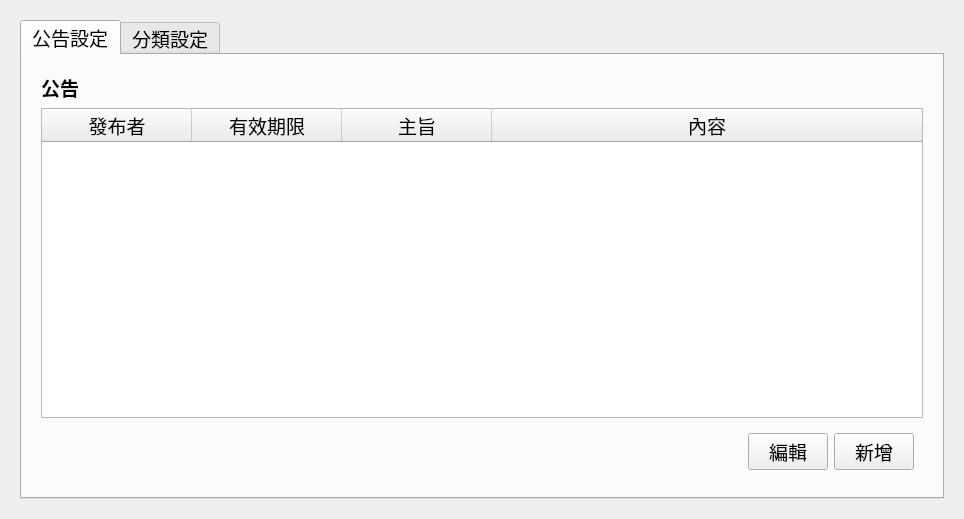
<?xml version="1.0" encoding="UTF-8"?>
<ui version="4.0">
 <class>LayerSysSetting</class>
 <widget class="QWidget" name="LayerSysSetting">
  <property name="geometry">
   <rect>
    <x>0</x>
    <y>0</y>
    <width>964</width>
    <height>519</height>
   </rect>
  </property>
  <property name="windowTitle">
   <string>Form</string>
  </property>
  <layout class="QGridLayout" name="gridLayout">
   <property name="leftMargin">
    <number>0</number>
   </property>
   <property name="topMargin">
    <number>0</number>
   </property>
   <property name="rightMargin">
    <number>0</number>
   </property>
   <property name="bottomMargin">
    <number>0</number>
   </property>
   <property name="spacing">
    <number>0</number>
   </property>
   <item row="0" column="0">
    <widget class="QWidget" name="wBg" native="true">
     <layout class="QHBoxLayout" name="horizontalLayout_3">
      <property name="leftMargin">
       <number>20</number>
      </property>
      <property name="topMargin">
       <number>20</number>
      </property>
      <property name="rightMargin">
       <number>20</number>
      </property>
      <property name="bottomMargin">
       <number>20</number>
      </property>
      <item>
       <widget class="QTabWidget" name="tabWidget">
        <property name="font">
         <font>
          <pointsize>14</pointsize>
         </font>
        </property>
        <property name="currentIndex">
         <number>0</number>
        </property>
        <widget class="QWidget" name="tab">
         <attribute name="title">
          <string>公告設定</string>
         </attribute>
         <layout class="QGridLayout" name="gridLayout_2">
          <item row="0" column="0">
           <widget class="QWidget" name="widget_3" native="true">
            <property name="minimumSize">
             <size>
              <width>900</width>
              <height>0</height>
             </size>
            </property>
            <property name="maximumSize">
             <size>
              <width>240</width>
              <height>16777215</height>
             </size>
            </property>
            <property name="font">
             <font>
              <pointsize>14</pointsize>
             </font>
            </property>
            <layout class="QGridLayout" name="gridLayout_4">
             <item row="2" column="0">
              <widget class="QWidget" name="widget_4" native="true">
               <layout class="QHBoxLayout" name="horizontalLayout_2">
                <item>
                 <spacer name="horizontalSpacer_2">
                  <property name="orientation">
                   <enum>Qt::Horizontal</enum>
                  </property>
                  <property name="sizeHint" stdset="0">
                   <size>
                    <width>40</width>
                    <height>20</height>
                   </size>
                  </property>
                 </spacer>
                </item>
                <item>
                 <widget class="QPushButton" name="btnBulletinEdit">
                  <property name="font">
                   <font>
                    <pointsize>14</pointsize>
                   </font>
                  </property>
                  <property name="text">
                   <string>編輯</string>
                  </property>
                 </widget>
                </item>
                <item>
                 <widget class="QPushButton" name="btnBulletinAdd">
                  <property name="text">
                   <string>新增</string>
                  </property>
                 </widget>
                </item>
               </layout>
              </widget>
             </item>
             <item row="1" column="0">
              <widget class="QTableWidget" name="tbBulletin">
               <property name="editTriggers">
                <set>QAbstractItemView::NoEditTriggers</set>
               </property>
               <property name="selectionBehavior">
                <enum>QAbstractItemView::SelectRows</enum>
               </property>
               <attribute name="horizontalHeaderDefaultSectionSize">
                <number>150</number>
               </attribute>
               <attribute name="horizontalHeaderStretchLastSection">
                <bool>true</bool>
               </attribute>
               <attribute name="verticalHeaderVisible">
                <bool>false</bool>
               </attribute>
               <column>
                <property name="text">
                 <string>發布者</string>
                </property>
               </column>
               <column>
                <property name="text">
                 <string>有效期限</string>
                </property>
               </column>
               <column>
                <property name="text">
                 <string>主旨</string>
                </property>
               </column>
               <column>
                <property name="text">
                 <string>內容</string>
                </property>
               </column>
              </widget>
             </item>
             <item row="0" column="0">
              <widget class="QLabel" name="label_2">
               <property name="font">
                <font>
                 <pointsize>14</pointsize>
                 <bold>true</bold>
                </font>
               </property>
               <property name="text">
                <string>公告</string>
               </property>
              </widget>
             </item>
            </layout>
           </widget>
          </item>
         </layout>
        </widget>
        <widget class="QWidget" name="tab_2">
         <attribute name="title">
          <string>分類設定</string>
         </attribute>
         <layout class="QGridLayout" name="gridLayout_6">
          <item row="0" column="0">
           <widget class="QWidget" name="widget_2" native="true">
            <property name="minimumSize">
             <size>
              <width>240</width>
              <height>0</height>
             </size>
            </property>
            <property name="maximumSize">
             <size>
              <width>240</width>
              <height>16777215</height>
             </size>
            </property>
            <property name="font">
             <font>
              <pointsize>14</pointsize>
             </font>
            </property>
            <layout class="QGridLayout" name="gridLayout_3">
             <item row="2" column="0">
              <widget class="QWidget" name="widget" native="true">
               <layout class="QHBoxLayout" name="horizontalLayout">
                <item>
                 <spacer name="horizontalSpacer">
                  <property name="orientation">
                   <enum>Qt::Horizontal</enum>
                  </property>
                  <property name="sizeHint" stdset="0">
                   <size>
                    <width>40</width>
                    <height>20</height>
                   </size>
                  </property>
                 </spacer>
                </item>
                <item>
                 <widget class="QPushButton" name="btnCusClassEdit">
                  <property name="text">
                   <string>編輯</string>
                  </property>
                 </widget>
                </item>
                <item>
                 <widget class="QPushButton" name="btnCusClassAdd">
                  <property name="text">
                   <string>新增</string>
                  </property>
                 </widget>
                </item>
               </layout>
              </widget>
             </item>
             <item row="1" column="0">
              <widget class="QTableWidget" name="tbCusClass">
               <property name="editTriggers">
                <set>QAbstractItemView::NoEditTriggers</set>
               </property>
               <property name="selectionBehavior">
                <enum>QAbstractItemView::SelectRows</enum>
               </property>
               <attribute name="horizontalHeaderStretchLastSection">
                <bool>true</bool>
               </attribute>
               <attribute name="verticalHeaderVisible">
                <bool>false</bool>
               </attribute>
               <column>
                <property name="text">
                 <string>代碼首碼</string>
                </property>
               </column>
               <column>
                <property name="text">
                 <string>分類名</string>
                </property>
               </column>
              </widget>
             </item>
             <item row="0" column="0">
              <widget class="QLabel" name="label">
               <property name="font">
                <font>
                 <pointsize>14</pointsize>
                 <bold>true</bold>
                </font>
               </property>
               <property name="text">
                <string>客戶分類</string>
               </property>
              </widget>
             </item>
            </layout>
           </widget>
          </item>
          <item row="0" column="1">
           <widget class="QWidget" name="widget_5" native="true">
            <property name="minimumSize">
             <size>
              <width>240</width>
              <height>0</height>
             </size>
            </property>
            <property name="maximumSize">
             <size>
              <width>240</width>
              <height>16777215</height>
             </size>
            </property>
            <property name="font">
             <font>
              <pointsize>14</pointsize>
             </font>
            </property>
            <layout class="QGridLayout" name="gridLayout_5">
             <item row="2" column="0">
              <widget class="QWidget" name="widget_6" native="true">
               <layout class="QHBoxLayout" name="horizontalLayout_4">
                <item>
                 <spacer name="horizontalSpacer_3">
                  <property name="orientation">
                   <enum>Qt::Horizontal</enum>
                  </property>
                  <property name="sizeHint" stdset="0">
                   <size>
                    <width>40</width>
                    <height>20</height>
                   </size>
                  </property>
                 </spacer>
                </item>
                <item>
                 <widget class="QPushButton" name="btnFactoryEdit">
                  <property name="text">
                   <string>編輯</string>
                  </property>
                 </widget>
                </item>
                <item>
                 <widget class="QPushButton" name="btnFactoryAdd">
                  <property name="text">
                   <string>新增</string>
                  </property>
                 </widget>
                </item>
               </layout>
              </widget>
             </item>
             <item row="1" column="0">
              <widget class="QTableWidget" name="tbFactory">
               <property name="editTriggers">
                <set>QAbstractItemView::NoEditTriggers</set>
               </property>
               <property name="selectionBehavior">
                <enum>QAbstractItemView::SelectRows</enum>
               </property>
               <attribute name="horizontalHeaderStretchLastSection">
                <bool>true</bool>
               </attribute>
               <attribute name="verticalHeaderVisible">
                <bool>false</bool>
               </attribute>
               <column>
                <property name="text">
                 <string>代號</string>
                </property>
               </column>
               <column>
                <property name="text">
                 <string>名稱</string>
                </property>
               </column>
              </widget>
             </item>
             <item row="0" column="0">
              <widget class="QLabel" name="label_3">
               <property name="font">
                <font>
                 <pointsize>14</pointsize>
                 <bold>true</bold>
                </font>
               </property>
               <property name="text">
                <string>廠商類型</string>
               </property>
              </widget>
             </item>
            </layout>
           </widget>
          </item>
         </layout>
        </widget>
       </widget>
      </item>
     </layout>
    </widget>
   </item>
  </layout>
 </widget>
 <resources/>
 <connections/>
</ui>
